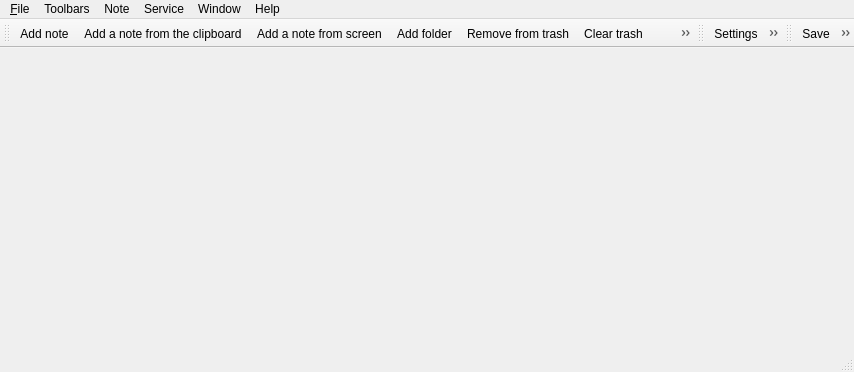
<?xml version="1.0" encoding="UTF-8"?>
<ui version="4.0">
 <class>Manager</class>
 <widget class="QMainWindow" name="Manager">
  <property name="geometry">
   <rect>
    <x>0</x>
    <y>0</y>
    <width>854</width>
    <height>372</height>
   </rect>
  </property>
  <property name="windowTitle">
   <string>Manager</string>
  </property>
  <property name="iconSize">
   <size>
    <width>16</width>
    <height>16</height>
   </size>
  </property>
  <widget class="QWidget" name="centralWidget">
   <layout class="QHBoxLayout" name="horizontalLayout">
    <property name="spacing">
     <number>0</number>
    </property>
    <property name="leftMargin">
     <number>0</number>
    </property>
    <property name="topMargin">
     <number>0</number>
    </property>
    <property name="rightMargin">
     <number>0</number>
    </property>
    <property name="bottomMargin">
     <number>0</number>
    </property>
    <item>
     <widget class="FancyTabBar" name="sidebar" native="true">
      <property name="sizePolicy">
       <sizepolicy hsizetype="Fixed" vsizetype="Preferred">
        <horstretch>0</horstretch>
        <verstretch>0</verstretch>
       </sizepolicy>
      </property>
      <property name="minimumSize">
       <size>
        <width>0</width>
        <height>0</height>
       </size>
      </property>
     </widget>
    </item>
    <item>
     <widget class="QStackedWidget" name="stackedWidget_Pages"/>
    </item>
   </layout>
  </widget>
  <widget class="QMenuBar" name="menuBar">
   <property name="geometry">
    <rect>
     <x>0</x>
     <y>0</y>
     <width>854</width>
     <height>20</height>
    </rect>
   </property>
   <widget class="QMenu" name="menuFile">
    <property name="title">
     <string>&amp;File</string>
    </property>
    <addaction name="actionOpen"/>
    <addaction name="separator"/>
    <addaction name="actionAddNote"/>
    <addaction name="actionAddNoteFromClipboard"/>
    <addaction name="actionAddNoteFromScreen"/>
    <addaction name="separator"/>
    <addaction name="actionQuit"/>
   </widget>
   <widget class="QMenu" name="menuService">
    <property name="enabled">
     <bool>true</bool>
    </property>
    <property name="title">
     <string>Service</string>
    </property>
    <addaction name="actionSettings"/>
   </widget>
   <widget class="QMenu" name="menuHelp">
    <property name="enabled">
     <bool>true</bool>
    </property>
    <property name="title">
     <string>Help</string>
    </property>
    <addaction name="actionDocumentation"/>
    <addaction name="separator"/>
    <addaction name="actionAbout"/>
   </widget>
   <widget class="QMenu" name="menuToolbars">
    <property name="toolTip">
     <string>Toolbar</string>
    </property>
    <property name="statusTip">
     <string>Toolbar</string>
    </property>
    <property name="whatsThis">
     <string>Toolbar</string>
    </property>
    <property name="title">
     <string>Toolbars</string>
    </property>
    <addaction name="actionVisibleToolbarMain"/>
    <addaction name="actionVisibleToolbarManage"/>
    <addaction name="actionVisibleToolbarNote"/>
   </widget>
   <widget class="QMenu" name="menuNote">
    <property name="title">
     <string>Note</string>
    </property>
    <addaction name="actionSaveNote"/>
    <addaction name="actionSaveNoteAs"/>
    <addaction name="separator"/>
    <addaction name="actionOpenDict"/>
    <addaction name="actionCloseDict"/>
    <addaction name="separator"/>
    <addaction name="actionShowNote"/>
    <addaction name="actionHideNote"/>
    <addaction name="separator"/>
    <addaction name="actionShowAllNotes"/>
    <addaction name="actionHideAllNotes"/>
    <addaction name="separator"/>
    <addaction name="actionSaveAllNotes"/>
    <addaction name="separator"/>
    <addaction name="actionTopNote"/>
    <addaction name="separator"/>
    <addaction name="actionPrintNote"/>
    <addaction name="actionPreviewPrintNote"/>
   </widget>
   <widget class="QMenu" name="menuWindow">
    <property name="title">
     <string>Window</string>
    </property>
    <addaction name="actionFull_screen"/>
    <addaction name="actionShowSidebar"/>
   </widget>
   <addaction name="menuFile"/>
   <addaction name="menuToolbars"/>
   <addaction name="menuNote"/>
   <addaction name="menuService"/>
   <addaction name="menuWindow"/>
   <addaction name="menuHelp"/>
  </widget>
  <widget class="QStatusBar" name="statusBar"/>
  <widget class="QToolBar" name="toolBarManage">
   <property name="windowTitle">
    <string>Manage</string>
   </property>
   <property name="movable">
    <bool>true</bool>
   </property>
   <property name="allowedAreas">
    <set>Qt::AllToolBarAreas</set>
   </property>
   <attribute name="toolBarArea">
    <enum>TopToolBarArea</enum>
   </attribute>
   <attribute name="toolBarBreak">
    <bool>false</bool>
   </attribute>
   <addaction name="toolBarAddNote"/>
   <addaction name="toolBarAddNoteFromClipboard"/>
   <addaction name="toolBarAddNoteFromScreen"/>
   <addaction name="toolBarAddFolder"/>
   <addaction name="toolBarDelete"/>
   <addaction name="toolBarClearTrash"/>
   <addaction name="toolBarRemoveToTrash"/>
  </widget>
  <widget class="QToolBar" name="toolBarMain">
   <property name="windowTitle">
    <string>Main</string>
   </property>
   <attribute name="toolBarArea">
    <enum>TopToolBarArea</enum>
   </attribute>
   <attribute name="toolBarBreak">
    <bool>false</bool>
   </attribute>
   <addaction name="toolBarSettings"/>
   <addaction name="toolBarAbout"/>
   <addaction name="toolBarQuit"/>
  </widget>
  <widget class="QToolBar" name="toolBarNote">
   <property name="windowTitle">
    <string>Note</string>
   </property>
   <attribute name="toolBarArea">
    <enum>TopToolBarArea</enum>
   </attribute>
   <attribute name="toolBarBreak">
    <bool>false</bool>
   </attribute>
   <addaction name="toolBarSaveNote"/>
   <addaction name="toolBarSaveNoteAs"/>
   <addaction name="toolBarOpenDict"/>
   <addaction name="toolBarCloseDict"/>
   <addaction name="toolBarShowNote"/>
   <addaction name="toolBarHideNote"/>
   <addaction name="toolBarShowAllNotes"/>
   <addaction name="toolBarHideAllNotes"/>
   <addaction name="toolBarSaveAllNotes"/>
   <addaction name="toolBarTopNote"/>
   <addaction name="toolBarPrintNote"/>
   <addaction name="toolBarPreviewPrintNote"/>
  </widget>
  <action name="actionQuit">
   <property name="icon">
    <iconset resource="Manager.qrc">
     <normaloff>:/Manager/quit</normaloff>:/Manager/quit</iconset>
   </property>
   <property name="text">
    <string>&amp;Quit</string>
   </property>
   <property name="statusTip">
    <string>Quit</string>
   </property>
   <property name="whatsThis">
    <string>Quit</string>
   </property>
   <property name="shortcut">
    <string>Ctrl+Q</string>
   </property>
  </action>
  <action name="actionAbout">
   <property name="icon">
    <iconset resource="Manager.qrc">
     <normaloff>:/Manager/about</normaloff>:/Manager/about</iconset>
   </property>
   <property name="text">
    <string>About</string>
   </property>
   <property name="statusTip">
    <string>About</string>
   </property>
   <property name="whatsThis">
    <string>About</string>
   </property>
  </action>
  <action name="actionAddNote">
   <property name="icon">
    <iconset resource="Manager.qrc">
     <normaloff>:/Manager/add</normaloff>:/Manager/add</iconset>
   </property>
   <property name="text">
    <string>Add note</string>
   </property>
   <property name="statusTip">
    <string>Add note</string>
   </property>
   <property name="whatsThis">
    <string>Add note</string>
   </property>
  </action>
  <action name="actionAddNoteFromClipboard">
   <property name="icon">
    <iconset resource="Manager.qrc">
     <normaloff>:/Manager/add-from_clipboard</normaloff>:/Manager/add-from_clipboard</iconset>
   </property>
   <property name="text">
    <string>Add a note from the clipboard</string>
   </property>
   <property name="statusTip">
    <string>Add a note from the clipboard</string>
   </property>
   <property name="whatsThis">
    <string>Add a note from the clipboard</string>
   </property>
  </action>
  <action name="toolBarRemoveAllNotes">
   <property name="text">
    <string>Remove all notes to trash</string>
   </property>
   <property name="statusTip">
    <string>Remove all notes to trash</string>
   </property>
   <property name="whatsThis">
    <string>Remove all notes to trash</string>
   </property>
  </action>
  <action name="actionRemoveAllNotes">
   <property name="icon">
    <iconset resource="Manager.qrc">
     <normaloff>:/Manager/remove_all</normaloff>:/Manager/remove_all</iconset>
   </property>
   <property name="text">
    <string>Remove all notes</string>
   </property>
   <property name="statusTip">
    <string>Remove all notes</string>
   </property>
   <property name="whatsThis">
    <string>Remove all notes</string>
   </property>
  </action>
  <action name="actionRemoveNote">
   <property name="icon">
    <iconset resource="Manager.qrc">
     <normaloff>:/Manager/remove</normaloff>:/Manager/remove</iconset>
   </property>
   <property name="text">
    <string>Remove note</string>
   </property>
   <property name="statusTip">
    <string>Remove note</string>
   </property>
   <property name="whatsThis">
    <string>Remove note</string>
   </property>
  </action>
  <action name="toolBarSaveNote">
   <property name="icon">
    <iconset resource="../Note/Note.qrc">
     <normaloff>:/Note/save</normaloff>:/Note/save</iconset>
   </property>
   <property name="text">
    <string>Save</string>
   </property>
   <property name="statusTip">
    <string>Save</string>
   </property>
   <property name="whatsThis">
    <string>Save</string>
   </property>
  </action>
  <action name="actionSaveNote">
   <property name="icon">
    <iconset resource="../Note/Note.qrc">
     <normaloff>:/Note/save</normaloff>:/Note/save</iconset>
   </property>
   <property name="text">
    <string>Save</string>
   </property>
   <property name="statusTip">
    <string>Save</string>
   </property>
   <property name="whatsThis">
    <string>Save</string>
   </property>
  </action>
  <action name="toolBarSaveNoteAs">
   <property name="icon">
    <iconset resource="../Note/Note.qrc">
     <normaloff>:/Note/save-as</normaloff>:/Note/save-as</iconset>
   </property>
   <property name="text">
    <string>Save as</string>
   </property>
   <property name="statusTip">
    <string>Save as</string>
   </property>
   <property name="whatsThis">
    <string>Save as</string>
   </property>
  </action>
  <action name="actionSaveNoteAs">
   <property name="icon">
    <iconset resource="../Note/Note.qrc">
     <normaloff>:/Note/save-as</normaloff>:/Note/save-as</iconset>
   </property>
   <property name="text">
    <string>Save as</string>
   </property>
   <property name="statusTip">
    <string>Save as</string>
   </property>
   <property name="whatsThis">
    <string>Save as</string>
   </property>
  </action>
  <action name="toolBarShowNote">
   <property name="icon">
    <iconset resource="Manager.qrc">
     <normaloff>:/Manager/show</normaloff>:/Manager/show</iconset>
   </property>
   <property name="text">
    <string>Show</string>
   </property>
   <property name="statusTip">
    <string>Show</string>
   </property>
   <property name="whatsThis">
    <string>Show</string>
   </property>
  </action>
  <action name="actionShowNote">
   <property name="icon">
    <iconset resource="Manager.qrc">
     <normaloff>:/Manager/show</normaloff>:/Manager/show</iconset>
   </property>
   <property name="text">
    <string>Show</string>
   </property>
   <property name="statusTip">
    <string>Show</string>
   </property>
   <property name="whatsThis">
    <string>Show</string>
   </property>
  </action>
  <action name="toolBarHideNote">
   <property name="icon">
    <iconset resource="Manager.qrc">
     <normaloff>:/Manager/hide</normaloff>:/Manager/hide</iconset>
   </property>
   <property name="text">
    <string>Hide</string>
   </property>
   <property name="statusTip">
    <string>Hide</string>
   </property>
   <property name="whatsThis">
    <string>Hide</string>
   </property>
  </action>
  <action name="actionHideNote">
   <property name="icon">
    <iconset resource="Manager.qrc">
     <normaloff>:/Manager/hide</normaloff>:/Manager/hide</iconset>
   </property>
   <property name="text">
    <string>Hide</string>
   </property>
   <property name="statusTip">
    <string>Hide</string>
   </property>
   <property name="whatsThis">
    <string>Hide</string>
   </property>
  </action>
  <action name="toolBarShowAllNotes">
   <property name="icon">
    <iconset resource="Manager.qrc">
     <normaloff>:/Manager/show_all</normaloff>:/Manager/show_all</iconset>
   </property>
   <property name="text">
    <string>Show all notes</string>
   </property>
   <property name="statusTip">
    <string>Show all notes</string>
   </property>
   <property name="whatsThis">
    <string>Show all notes</string>
   </property>
  </action>
  <action name="actionShowAllNotes">
   <property name="icon">
    <iconset resource="Manager.qrc">
     <normaloff>:/Manager/show_all</normaloff>:/Manager/show_all</iconset>
   </property>
   <property name="text">
    <string>Show all notes</string>
   </property>
   <property name="statusTip">
    <string>Show all notes</string>
   </property>
   <property name="whatsThis">
    <string>Show all notes</string>
   </property>
  </action>
  <action name="toolBarHideAllNotes">
   <property name="icon">
    <iconset resource="Manager.qrc">
     <normaloff>:/Manager/hide_all</normaloff>:/Manager/hide_all</iconset>
   </property>
   <property name="text">
    <string>Hide all notes</string>
   </property>
   <property name="statusTip">
    <string>Hide all notes</string>
   </property>
   <property name="whatsThis">
    <string>Hide all notes</string>
   </property>
  </action>
  <action name="actionHideAllNotes">
   <property name="icon">
    <iconset resource="Manager.qrc">
     <normaloff>:/Manager/hide_all</normaloff>:/Manager/hide_all</iconset>
   </property>
   <property name="text">
    <string>Hide all notes</string>
   </property>
   <property name="statusTip">
    <string>Hide all notes</string>
   </property>
   <property name="whatsThis">
    <string>Hide all notes</string>
   </property>
  </action>
  <action name="toolBarTopNote">
   <property name="checkable">
    <bool>true</bool>
   </property>
   <property name="icon">
    <iconset resource="../Note/Note.qrc">
     <normaloff>:/Note/tacks</normaloff>:/Note/tacks</iconset>
   </property>
   <property name="text">
    <string>On top of all windows</string>
   </property>
   <property name="statusTip">
    <string>On top of all windows</string>
   </property>
   <property name="whatsThis">
    <string>On top of all windows</string>
   </property>
  </action>
  <action name="actionTopNote">
   <property name="checkable">
    <bool>true</bool>
   </property>
   <property name="icon">
    <iconset resource="../Note/Note.qrc">
     <normaloff>:/Note/tacks</normaloff>:/Note/tacks</iconset>
   </property>
   <property name="text">
    <string>On top of all windows</string>
   </property>
   <property name="statusTip">
    <string>On top of all windows</string>
   </property>
   <property name="whatsThis">
    <string>On top of all windows</string>
   </property>
  </action>
  <action name="toolBarPrintNote">
   <property name="icon">
    <iconset resource="../Note/Note.qrc">
     <normaloff>:/Note/print</normaloff>:/Note/print</iconset>
   </property>
   <property name="text">
    <string>Print</string>
   </property>
   <property name="statusTip">
    <string>Print</string>
   </property>
   <property name="whatsThis">
    <string>Print</string>
   </property>
  </action>
  <action name="actionPrintNote">
   <property name="icon">
    <iconset resource="../Note/Note.qrc">
     <normaloff>:/Note/print</normaloff>:/Note/print</iconset>
   </property>
   <property name="text">
    <string>Print</string>
   </property>
   <property name="statusTip">
    <string>Print</string>
   </property>
   <property name="whatsThis">
    <string>Print</string>
   </property>
  </action>
  <action name="toolBarPreviewPrintNote">
   <property name="icon">
    <iconset resource="../Note/Note.qrc">
     <normaloff>:/Note/preview-print</normaloff>:/Note/preview-print</iconset>
   </property>
   <property name="text">
    <string>Preview print</string>
   </property>
   <property name="statusTip">
    <string>Preview print</string>
   </property>
   <property name="whatsThis">
    <string>Preview print</string>
   </property>
  </action>
  <action name="actionPreviewPrintNote">
   <property name="icon">
    <iconset resource="../Note/Note.qrc">
     <normaloff>:/Note/preview-print</normaloff>:/Note/preview-print</iconset>
   </property>
   <property name="text">
    <string>Preview print</string>
   </property>
   <property name="statusTip">
    <string>Preview print</string>
   </property>
   <property name="whatsThis">
    <string>Preview print</string>
   </property>
  </action>
  <action name="toolBarSaveAllNotes">
   <property name="icon">
    <iconset resource="Manager.qrc">
     <normaloff>:/Manager/save_all</normaloff>:/Manager/save_all</iconset>
   </property>
   <property name="text">
    <string>Save all notes</string>
   </property>
   <property name="statusTip">
    <string>Save all notes</string>
   </property>
   <property name="whatsThis">
    <string>Save all notes</string>
   </property>
  </action>
  <action name="actionSaveAllNotes">
   <property name="icon">
    <iconset resource="Manager.qrc">
     <normaloff>:/Manager/save_all</normaloff>:/Manager/save_all</iconset>
   </property>
   <property name="text">
    <string>Save all notes</string>
   </property>
   <property name="statusTip">
    <string>Save all notes</string>
   </property>
   <property name="whatsThis">
    <string>Save all notes</string>
   </property>
  </action>
  <action name="toolBarOpenDict">
   <property name="icon">
    <iconset resource="Manager.qrc">
     <normaloff>:/Manager/open_dict</normaloff>:/Manager/open_dict</iconset>
   </property>
   <property name="text">
    <string>Open dictionary</string>
   </property>
   <property name="statusTip">
    <string>Open dictionary</string>
   </property>
   <property name="whatsThis">
    <string>Open dictionary</string>
   </property>
  </action>
  <action name="actionOpenDict">
   <property name="icon">
    <iconset resource="Manager.qrc">
     <normaloff>:/Manager/open_dict</normaloff>:/Manager/open_dict</iconset>
   </property>
   <property name="text">
    <string>Open dictionary</string>
   </property>
  </action>
  <action name="toolBarCloseDict">
   <property name="icon">
    <iconset resource="Manager.qrc">
     <normaloff>:/Manager/close_dict</normaloff>:/Manager/close_dict</iconset>
   </property>
   <property name="text">
    <string>Close dictionary</string>
   </property>
   <property name="statusTip">
    <string>Close dictionary</string>
   </property>
   <property name="whatsThis">
    <string>Close dictionary</string>
   </property>
  </action>
  <action name="actionCloseDict">
   <property name="icon">
    <iconset resource="Manager.qrc">
     <normaloff>:/Manager/close_dict</normaloff>:/Manager/close_dict</iconset>
   </property>
   <property name="text">
    <string>Close dictionary</string>
   </property>
  </action>
  <action name="readOnlyNote">
   <property name="checkable">
    <bool>true</bool>
   </property>
   <property name="icon">
    <iconset>
     <normaloff>:/read-only</normaloff>:/read-only</iconset>
   </property>
   <property name="text">
    <string>Read only</string>
   </property>
   <property name="statusTip">
    <string>Read only</string>
   </property>
   <property name="whatsThis">
    <string>Read only</string>
   </property>
  </action>
  <action name="actionReadOnlyNote">
   <property name="checkable">
    <bool>true</bool>
   </property>
   <property name="icon">
    <iconset>
     <normaloff>:/read-only</normaloff>:/read-only</iconset>
   </property>
   <property name="text">
    <string>Read only</string>
   </property>
   <property name="statusTip">
    <string>Read only</string>
   </property>
   <property name="whatsThis">
    <string>Read only</string>
   </property>
  </action>
  <action name="actionAddNoteFromScreen">
   <property name="icon">
    <iconset resource="Manager.qrc">
     <normaloff>:/Manager/screenshot</normaloff>:/Manager/screenshot</iconset>
   </property>
   <property name="text">
    <string>Add a note from screen</string>
   </property>
  </action>
  <action name="toolBarDuplicateNote">
   <property name="icon">
    <iconset resource="../Note/Note.qrc">
     <normaloff>:/Note/duplicate</normaloff>:/Note/duplicate</iconset>
   </property>
   <property name="text">
    <string>Duplicate</string>
   </property>
   <property name="statusTip">
    <string>Duplicate</string>
   </property>
   <property name="whatsThis">
    <string>Duplicate</string>
   </property>
  </action>
  <action name="actionDuplicateNote">
   <property name="icon">
    <iconset resource="../Note/Note.qrc">
     <normaloff>:/Note/duplicate</normaloff>:/Note/duplicate</iconset>
   </property>
   <property name="text">
    <string>Duplicate</string>
   </property>
  </action>
  <action name="actionDocumentation">
   <property name="text">
    <string>Documentation</string>
   </property>
   <property name="statusTip">
    <string>Documentation</string>
   </property>
   <property name="whatsThis">
    <string>Documentation</string>
   </property>
  </action>
  <action name="actionOpen">
   <property name="text">
    <string>Open</string>
   </property>
   <property name="statusTip">
    <string>Open</string>
   </property>
   <property name="whatsThis">
    <string>Open</string>
   </property>
  </action>
  <action name="actionShowSidebar">
   <property name="checkable">
    <bool>true</bool>
   </property>
   <property name="checked">
    <bool>true</bool>
   </property>
   <property name="text">
    <string>Show Sidebar</string>
   </property>
   <property name="statusTip">
    <string>Show Sidebar</string>
   </property>
   <property name="whatsThis">
    <string>Show Sidebar</string>
   </property>
  </action>
  <action name="toolBarAddNote">
   <property name="icon">
    <iconset resource="Manager.qrc">
     <normaloff>:/Manager/add</normaloff>:/Manager/add</iconset>
   </property>
   <property name="text">
    <string>Add note</string>
   </property>
   <property name="statusTip">
    <string>Add note</string>
   </property>
  </action>
  <action name="toolBarAddNoteFromClipboard">
   <property name="icon">
    <iconset resource="Manager.qrc">
     <normaloff>:/Manager/add-from_clipboard</normaloff>:/Manager/add-from_clipboard</iconset>
   </property>
   <property name="text">
    <string>Add a note from the clipboard</string>
   </property>
   <property name="statusTip">
    <string>Add a note from the clipboard</string>
   </property>
   <property name="whatsThis">
    <string>Add a note from the clipboard</string>
   </property>
  </action>
  <action name="toolBarAddNoteFromScreen">
   <property name="icon">
    <iconset resource="Manager.qrc">
     <normaloff>:/Manager/screenshot</normaloff>:/Manager/screenshot</iconset>
   </property>
   <property name="text">
    <string>Add a note from screen</string>
   </property>
   <property name="statusTip">
    <string>Add a note from screen</string>
   </property>
   <property name="whatsThis">
    <string>Add a note from screen</string>
   </property>
  </action>
  <action name="toolBarAddFolder">
   <property name="text">
    <string>Add folder</string>
   </property>
   <property name="statusTip">
    <string>Add folder</string>
   </property>
   <property name="whatsThis">
    <string>Add folder</string>
   </property>
  </action>
  <action name="toolBarDelete">
   <property name="icon">
    <iconset resource="Manager.qrc">
     <normaloff>:/Manager/remove</normaloff>:/Manager/remove</iconset>
   </property>
   <property name="text">
    <string>Remove from trash</string>
   </property>
   <property name="statusTip">
    <string>Remove from trash</string>
   </property>
   <property name="whatsThis">
    <string>Remove from trash</string>
   </property>
  </action>
  <action name="toolBarRemoveToTrash">
   <property name="text">
    <string>Remove to trash</string>
   </property>
   <property name="statusTip">
    <string>Remove to trash</string>
   </property>
   <property name="whatsThis">
    <string>Remove to trash</string>
   </property>
  </action>
  <action name="toolBarSettings">
   <property name="icon">
    <iconset resource="Manager.qrc">
     <normaloff>:/Manager/settings</normaloff>:/Manager/settings</iconset>
   </property>
   <property name="text">
    <string>Settings</string>
   </property>
   <property name="statusTip">
    <string>Settings</string>
   </property>
   <property name="whatsThis">
    <string>Settings</string>
   </property>
  </action>
  <action name="toolBarQuit">
   <property name="icon">
    <iconset resource="Manager.qrc">
     <normaloff>:/Manager/quit</normaloff>:/Manager/quit</iconset>
   </property>
   <property name="text">
    <string>Quit</string>
   </property>
   <property name="statusTip">
    <string>Quit</string>
   </property>
   <property name="whatsThis">
    <string>Quit</string>
   </property>
  </action>
  <action name="toolBarAbout">
   <property name="icon">
    <iconset resource="Manager.qrc">
     <normaloff>:/Manager/about</normaloff>:/Manager/about</iconset>
   </property>
   <property name="text">
    <string>About</string>
   </property>
   <property name="statusTip">
    <string>About</string>
   </property>
   <property name="whatsThis">
    <string>About</string>
   </property>
  </action>
  <action name="actionVisibleToolbarMain">
   <property name="checkable">
    <bool>true</bool>
   </property>
   <property name="checked">
    <bool>true</bool>
   </property>
   <property name="text">
    <string>Main</string>
   </property>
  </action>
  <action name="actionVisibleToolbarManage">
   <property name="checkable">
    <bool>true</bool>
   </property>
   <property name="checked">
    <bool>true</bool>
   </property>
   <property name="text">
    <string>Manage</string>
   </property>
  </action>
  <action name="actionVisibleToolbarNote">
   <property name="checkable">
    <bool>true</bool>
   </property>
   <property name="checked">
    <bool>true</bool>
   </property>
   <property name="text">
    <string>Note</string>
   </property>
  </action>
  <action name="toolBarClearTrash">
   <property name="text">
    <string>Clear trash</string>
   </property>
  </action>
  <action name="actionFull_screen">
   <property name="checkable">
    <bool>true</bool>
   </property>
   <property name="text">
    <string>Full screen</string>
   </property>
   <property name="statusTip">
    <string>Full screen</string>
   </property>
   <property name="whatsThis">
    <string>Full screen</string>
   </property>
  </action>
  <action name="actionSettings">
   <property name="icon">
    <iconset resource="Manager.qrc">
     <normaloff>:/Manager/settings</normaloff>:/Manager/settings</iconset>
   </property>
   <property name="text">
    <string>Settings</string>
   </property>
   <property name="statusTip">
    <string>Settings</string>
   </property>
   <property name="whatsThis">
    <string>Settings</string>
   </property>
  </action>
 </widget>
 <layoutdefault spacing="6" margin="11"/>
 <customwidgets>
  <customwidget>
   <class>FancyTabBar</class>
   <extends>QWidget</extends>
   <header>fancytabbar.h</header>
   <container>1</container>
  </customwidget>
 </customwidgets>
 <resources>
  <include location="../Note/Note.qrc"/>
  <include location="Manager.qrc"/>
 </resources>
 <connections>
  <connection>
   <sender>actionQuit</sender>
   <signal>triggered()</signal>
   <receiver>Manager</receiver>
   <slot>close()</slot>
   <hints>
    <hint type="sourcelabel">
     <x>-1</x>
     <y>-1</y>
    </hint>
    <hint type="destinationlabel">
     <x>189</x>
     <y>145</y>
    </hint>
   </hints>
  </connection>
  <connection>
   <sender>actionVisibleToolbarMain</sender>
   <signal>triggered(bool)</signal>
   <receiver>toolBarMain</receiver>
   <slot>setVisible(bool)</slot>
   <hints>
    <hint type="sourcelabel">
     <x>-1</x>
     <y>-1</y>
    </hint>
    <hint type="destinationlabel">
     <x>40</x>
     <y>32</y>
    </hint>
   </hints>
  </connection>
  <connection>
   <sender>toolBarMain</sender>
   <signal>visibilityChanged(bool)</signal>
   <receiver>actionVisibleToolbarMain</receiver>
   <slot>setChecked(bool)</slot>
   <hints>
    <hint type="sourcelabel">
     <x>40</x>
     <y>32</y>
    </hint>
    <hint type="destinationlabel">
     <x>-1</x>
     <y>-1</y>
    </hint>
   </hints>
  </connection>
  <connection>
   <sender>actionVisibleToolbarManage</sender>
   <signal>triggered(bool)</signal>
   <receiver>toolBarManage</receiver>
   <slot>setVisible(bool)</slot>
   <hints>
    <hint type="sourcelabel">
     <x>-1</x>
     <y>-1</y>
    </hint>
    <hint type="destinationlabel">
     <x>167</x>
     <y>32</y>
    </hint>
   </hints>
  </connection>
  <connection>
   <sender>toolBarManage</sender>
   <signal>visibilityChanged(bool)</signal>
   <receiver>actionVisibleToolbarManage</receiver>
   <slot>setChecked(bool)</slot>
   <hints>
    <hint type="sourcelabel">
     <x>167</x>
     <y>32</y>
    </hint>
    <hint type="destinationlabel">
     <x>-1</x>
     <y>-1</y>
    </hint>
   </hints>
  </connection>
  <connection>
   <sender>actionVisibleToolbarNote</sender>
   <signal>triggered(bool)</signal>
   <receiver>toolBarNote</receiver>
   <slot>setVisible(bool)</slot>
   <hints>
    <hint type="sourcelabel">
     <x>-1</x>
     <y>-1</y>
    </hint>
    <hint type="destinationlabel">
     <x>327</x>
     <y>32</y>
    </hint>
   </hints>
  </connection>
  <connection>
   <sender>toolBarNote</sender>
   <signal>visibilityChanged(bool)</signal>
   <receiver>actionVisibleToolbarNote</receiver>
   <slot>setChecked(bool)</slot>
   <hints>
    <hint type="sourcelabel">
     <x>327</x>
     <y>32</y>
    </hint>
    <hint type="destinationlabel">
     <x>-1</x>
     <y>-1</y>
    </hint>
   </hints>
  </connection>
 </connections>
</ui>
